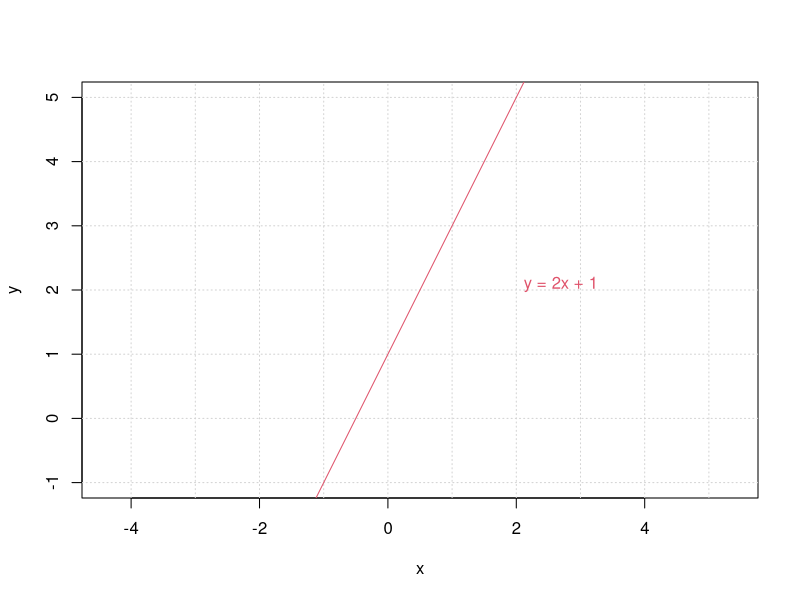
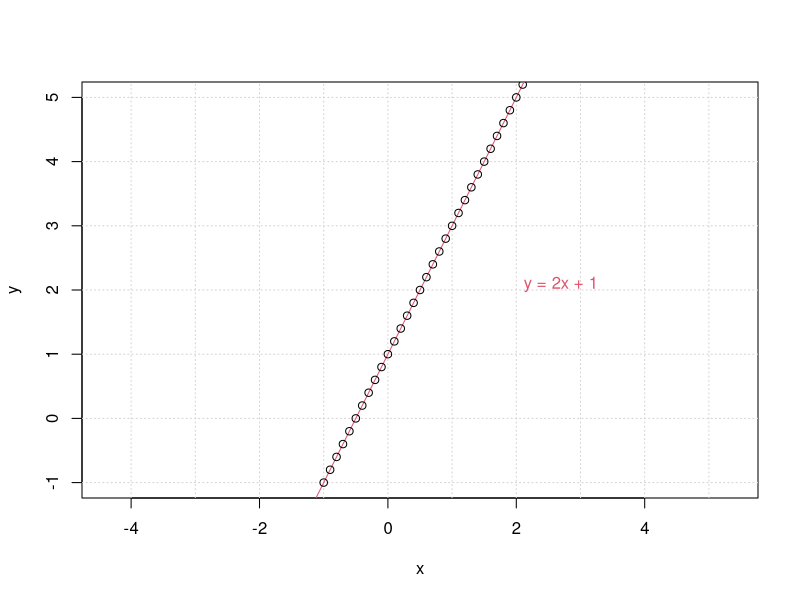
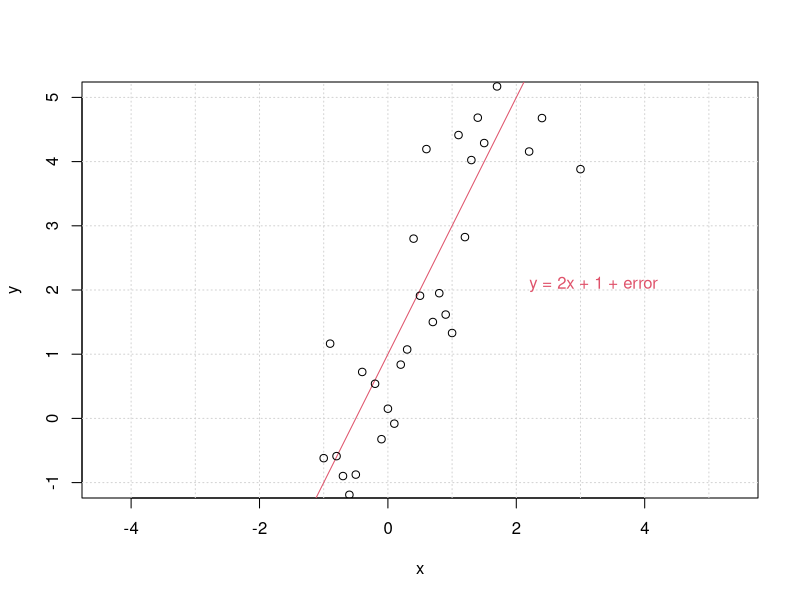
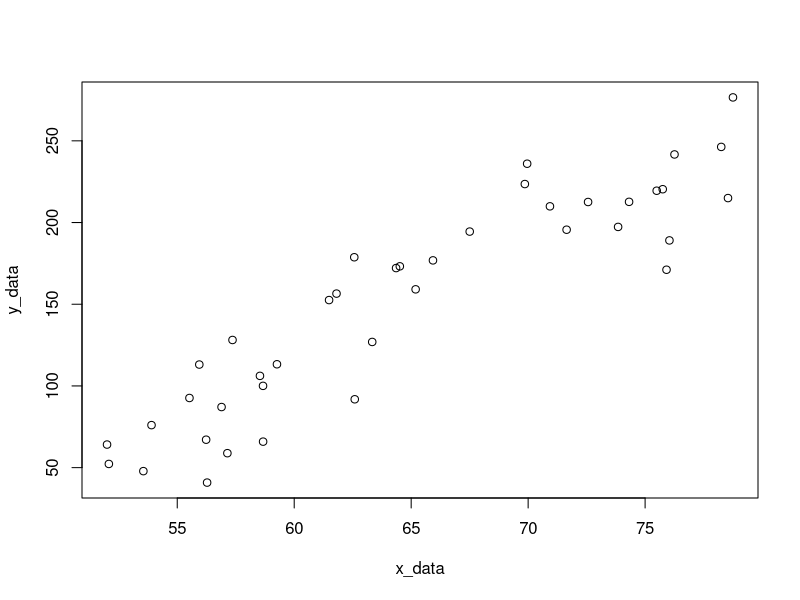
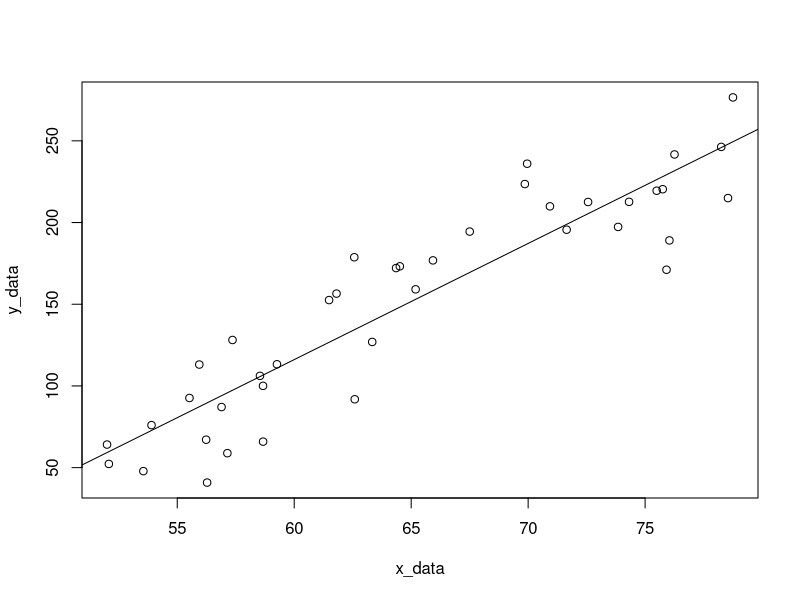
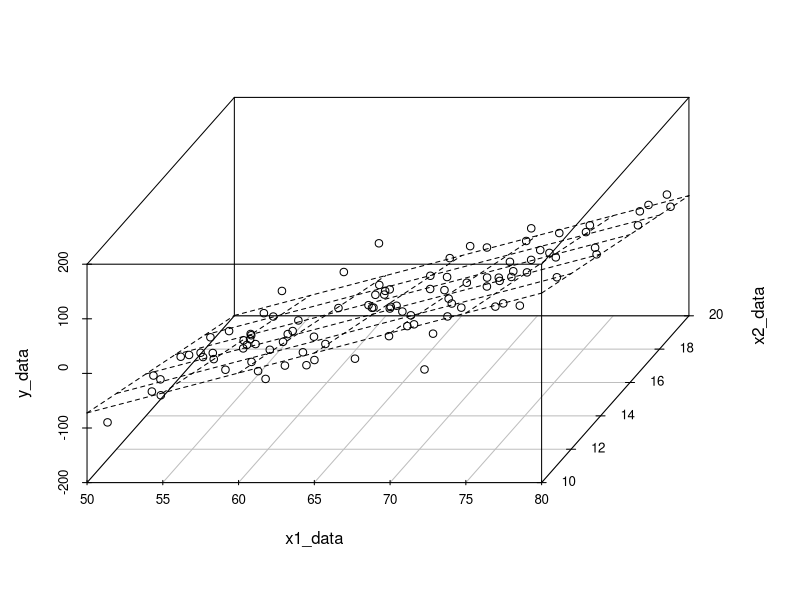
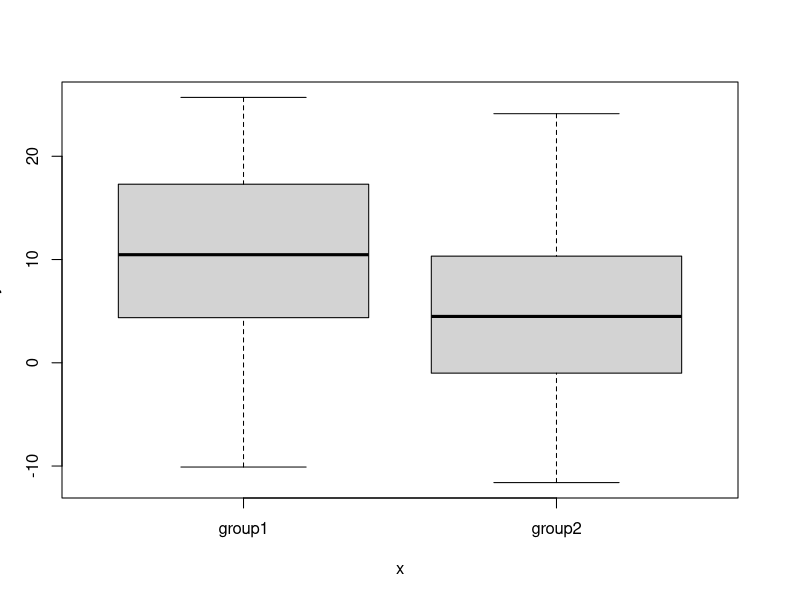
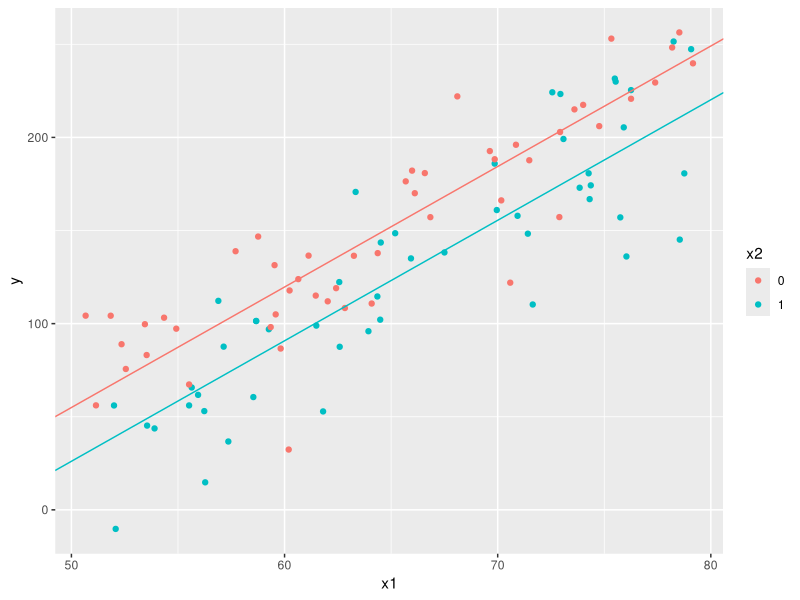

The R script that drew these images, in order:
## ---- chunk 1
knitr::opts_chunk$set(echo = TRUE)
## ---- chunk 2
## Setup up coordinate system (with x == y aspect ratio):
plot(c(-2,3), c(-1,5), type = "n", xlab = "x", ylab = "y", asp = 1)
## the x- and y-axis, and an integer grid
abline(h = -5:5, v = -5:6, col = "lightgray", lty = 3)
abline(a = 1, b = 2, col = 2)
text(2,2, "y = 2x + 1", col = 2, adj = c(-.1, -.1))
## ---- chunk 3
## Setup up coordinate system (with x == y aspect ratio):
x <- seq(-1,3,0.1)
y <- 2*x + 1

plot(c(-2,3), c(-1,5), type = "n", xlab = "x", ylab = "y", asp = 1)
## the x- and y-axis, and an integer grid
abline(h = -5:5, v = -5:6, col = "lightgray", lty = 3)
abline(a = 1, b = 2, col = 2)
points(x,y)
text(2,2, "y = 2x + 1", col = 2, adj = c(-.1, -.1))
## ---- chunk 4
## Setup up coordinate system (with x == y aspect ratio):
x <- seq(-1,3,0.1)
e <- rnorm(length(x), mean=0, sd=1)
y <- 2*x + 1 + e

plot(c(-2,3), c(-1,5), type = "n", xlab = "x", ylab = "y", asp = 1)
## the x- and y-axis, and an integer grid
abline(h = -5:5, v = -5:6, col = "lightgray", lty = 3)
abline(a = 1, b = 2, col = 2)
points(x,y)
text(2,2,"y = 2x + 1 + error", col = 2, adj = c(-.1, -.1))
## ---- chunk 5
set.seed(20191203) # set a seed for reproducibility

# lets set up some true data
b0 <- -300 # true beta_0
b1 <- 7 # true beta_1
N <- 40 # sample size

# generate some x values, let's pretend it's height in inches
# a sample of size N bounded between 50 and 80
x_data <- runif(N,50,80)

# generate some random normal errors
errs <- rnorm(N, mean = 0, sd = 30)

y_data <- b0 + x_data*b1 + errs
## ---- chunk 6
plot(x_data, y_data)
## ---- chunk 7
my_model <- lm(y_data ~ x_data)
## ---- chunk 8
plot(x_data, y_data)
abline(my_model)
## ---- chunk 9
summary(my_model)
## ---- chunk 10
set.seed(20191203) # set a seed for reproducibility

# lets set up some true data
b0 <- -300 # true beta_0
b1 <- 7 # true beta_1
b2 <- -12 # true beta_2
N <- 40 # sample size

# generate some x values again
x1_data <- runif(N,50,80)
x2_data <- runif(N,10,20)

# generate some random normal errors
errs <- rnorm(N, mean = 0, sd = 30)

y_data <- b0 + x1_data*b1 + x2_data*b2 + errs
## ---- chunk 11
# put the data into a dataframe

my_data <- data.frame(y_data, x1_data, x2_data) # put the data into a frame
colnames(my_data) <- c("y","x1","x2") # give names to our variables

my_model_2 <- lm(y ~ x1 + x2, data = my_data) # set up the model
summary(my_model_2) # output the analysis
## ---- chunk 12
set.seed(20191203) # set a seed for reproducibility

# lets set up some true data
b0 <- -300 # true beta_0
b1 <- 7 # true beta_1
b2 <- -12 # true beta_2
N <- 10000 # sample size

# generate some x values again
x1_data <- runif(N,50,80)
x2_data <- runif(N,10,20)

# generate some random normal errors
errs <- rnorm(N, mean = 0, sd = 30)

y_data <- b0 + x1_data*b1 + x2_data*b2 + errs

my_model_3 <- lm(y_data ~ x1_data + x2_data)
summary(my_model_3)
## ---- chunk 13
set.seed(20191203) # set a seed for reproducibility

# lets set up some true data
b0 <- -300 # true beta_0
b1 <- 7 # true beta_1
b2 <- -12 # true beta_2
N <- 100 # sample size

# generate some x values again
x1_data <- runif(N,50,80)
x2_data <- runif(N,10,20)

# generate some random normal errors
errs <- rnorm(N, mean = 0, sd = 30)

y_data <- b0 + x1_data*b1 + x2_data*b2 + errs

my_model_3 <- lm(y_data ~ x1_data + x2_data)

library(scatterplot3d) # load the library for visualization - you may need to install this
plot3d <- scatterplot3d(cbind.data.frame(x1_data,x2_data,y_data), angle=55)
plot3d$plane3d(my_model_3)
## ---- chunk 14
set.seed(20191203) # set a seed for reproducibility

ng <- 2 # number of groups
N <- 40 # sample size

# values of the true betas
b0 <- 10
b1 <- -5

group <- rep( c("group1", "group2"), each = N) # create the two sets of groups
errs <- rnorm(ng*N, 0, sd=10) # create the standard errors

y_data <- b0 + b1*(group=="group2") + errs # those in group 2 are multiplied by b1
my_model_cat <- lm(y_data ~ as.factor(group)) # define the linear model
summary(my_model_cat)
## ---- chunk 15
plot(factor(group), y_data)
## ---- chunk 16
group1_data <- y_data[1:40]
group2_data <- y_data[41:80]

t.test(group1_data, group2_data) # full t-test

print("Estimated difference between groups:")
print((t.test(y_data[41:80], y_data[1:40])$estimate[1] - 
  t.test(y_data[41:80], y_data[1:40])$estimate[2])) # estimated difference
## ---- chunk 17
set.seed(20191203) # set a seed for reproducibility

# lets set up some true data
b0 <- -300 # true beta_0
b1 <- 7 # true beta_1
b2 <- -30 # true beta_2
N <- 100 # sample size

# generate some x values again
x1_data <- runif(N,50,80) # generate continuous data
x2_data <- c(rep(1,N/2), rep(0,N/2)) # generate binary data

# generate some random normal errors
errs <- rnorm(N, mean = 0, sd = 30)

y_data <- b0 + x1_data*b1 + x2_data*b2 + errs

my_model_cont_cat <- lm(y_data ~ x1_data + x2_data)
summary(my_model_cont_cat)
## ---- chunk 18
library(ggplot2)# we'll use ggplot for plotting here

set.seed(20191203) # set a seed for reproducibility

# lets set up some true data
b0 <- -300 # true beta_0
b1 <- 7 # true beta_1
b2 <- -30 # true beta_2
N <- 100 # sample size

# generate some x values again
x1_data <- runif(N,50,80) # generate continuous data
x2_data <- c(rep(1,N/2), rep(0,N/2)) # generate binary data

# generate some random normal errors
errs <- rnorm(N, mean = 0, sd = 30)

y_data <- b0 + x1_data*b1 + x2_data*b2 + errs

# put together a data frame
my_data <- data.frame(y_data, x1_data, factor(x2_data))
colnames(my_data) <- c("y", "x1", "x2")

# generate a linear model
my_model_cont_cat <- lm(y ~ x1 + x2, data = my_data)

p <- ggplot(data = my_data, aes(y = y, x = x1, colour = x2)) +
  geom_point() +
  geom_abline(intercept = coef(my_model_cont_cat)[1], slope = coef(my_model_cont_cat)[2], colour="#F8766D") +
  geom_abline(intercept = coef(my_model_cont_cat)[1] + coef(my_model_cont_cat)[3],
              slope = coef(my_model_cont_cat)[2], colour = "#00BFC4")

p
## ---- chunk 19
set.seed(20191203) # set a seed for reproducibility

# lets set up some true data
b0 <- -300 # true beta_0
b1 <- 7 # true beta_1
N <- 40 # sample size

# generate some x values, let's pretend it's height in inches
# a sample of size N bounded between 50 and 80
x_data <- runif(N,50,80)

# generate some random normal errors
errs <- rnorm(N, mean = 0, sd = 30)

y_data <- b0 + x_data*b1 + errs

my_model <- lm(y_data ~ x_data)

# Create new points at x=70 and x=72
# predict where the data will fall and plot it
new_points <- data.frame(x_data=c(72,70))
new_prediction <- predict(my_model, new_points)

plot(x_data, y_data)
abline(my_model)
points(x = new_points$x_data, y = new_prediction, col = "red", pch="X")
## ---- chunk 20
set.seed(20191203) # set a seed for reproducibility

# lets set up some true data
b0 <- -300 # true beta_0
b1 <- 7 # true beta_1
N <- 40 # sample size

# generate some x values, let's pretend it's height in inches
# a sample of size N bounded between 50 and 80
x_data <- runif(N,50,80)

# generate some random normal errors
errs <- rnorm(N, mean = 0, sd = 30)

y_data <- b0 + x_data*b1 + errs

my_model <- lm(y_data ~ x_data)
plot(my_model)
## ---- chunk 21
set.seed(20191203) # set a seed for reproducibility

# lets set up some true data
b0 <- -300 # true beta_0
b1 <- 7 # true beta_1
N <- 1000 # sample size

# generate some x values, let's pretend it's height in inches
# a sample of size N bounded between 50 and 80
x_data <- runif(N,50,80)

# generate some random normal errors
errs <- rnorm(N, mean = 0, sd = 30)

y_data <- b0 + x_data*b1 + errs

my_model <- lm(y_data ~ x_data)
plot(my_model)
## ---- chunk 22
set.seed(20191203) # set a seed for reproducibility

# lets set up some true data
b0 <- -300 # true beta_0
b1 <- 7 # true beta_1
N <- 40 # sample size

x_data <- runif(N,50,60)

# generate some random normal errors
errs <- rnorm(N, mean = 0, sd = 30)

y_data <- b0 + exp(x_data)*b1 + errs

my_model_bad <- lm(y_data ~ x_data)
summary(my_model_bad)
## ---- chunk 23
plot(my_model_bad)
## ---- chunk 24
plot(x_data, y_data)
abline(my_model_bad)
## ---- chunk 25
# taken from the R documentation on CRAN.

## So regression on each dataset
ff <- y ~ x
mods <- setNames(as.list(1:4), paste0("lm", 1:4))
for(i in 1:4) {
  ff[2:3] <- lapply(paste0(c("y","x"), i), as.name)
  ## or   ff[[2]] <- as.name(paste0("y", i))
  ##      ff[[3]] <- as.name(paste0("x", i))
  mods[[i]] <- lmi <- lm(ff, data = anscombe)
  #print(anova(lmi))
  print(summary(mods[[i]]))
}
## ---- chunk 26
## Now, do what you should have done in the first place: PLOTS
op <- par(mfrow = c(2, 2), mar = 0.1+c(4,4,1,1), oma =  c(0, 0, 2, 0))
for(i in 1:4) {
  ff[2:3] <- lapply(paste0(c("y","x"), i), as.name)
  plot(ff, data = anscombe, col = "red", pch = 21, bg = "orange", cex = 1.2,
       xlim = c(3, 19), ylim = c(3, 13))
  abline(mods[[i]], col = "blue")
}
mtext("Anscombe\'s 4 Regression data sets", outer = TRUE, cex = 1.5)
par(op)
## ---- chunk 27
# generate 20 random values between 0 and 1 and run a regression between them. Do this 100 times and see how many times b1 is "significant"
N <- 20
trials <- 100
num_sig <- 0

for (t in 1:trials){
  x_random <- runif(N)
  y_random <- runif(N)
  
  random_model <- lm(y_random~x_random)
  
  if (summary(random_model)$coefficients[2,4] < 0.05){
    num_sig <- num_sig + 1
    plot(x_random, y_random)
    abline(random_model)
  }
}

print(paste("We have",num_sig,"significant results!"))
## ---- chunk 28
# Example code modified from https://www.data-to-viz.com/caveat/simpson.html
library(ggplot2)
library(tidyverse)

# create our data
a <- data.frame( x = rnorm(100), y = rnorm(100)) %>% mutate(y = y-x/2)
b <- a %>% mutate(x=x+2) %>% mutate(y=y+2)
c <- a %>% mutate(x=x+4) %>% mutate(y=y+4)
simpsons_data <- do.call(rbind, list(a,b,c))
simpsons_data <- simpsons_data %>% mutate(group=rep(c("A", "B", "C"), each=100))

rm(a,b,c) # cleanup

# the function geom_smooth carries out the linear fit automatically, and then plots it
ggplot(simpsons_data, aes(x=x, y=y)) +
  geom_point( size=2) +
  geom_smooth(method = "lm") +
  ggtitle("Linear fit without confounders")

ggplot(simpsons_data, aes(x=x, y=y, colour=group)) +
  geom_point(size=2) +
  geom_smooth(method = "lm") +
  ggtitle("Linear fit with confounders")
